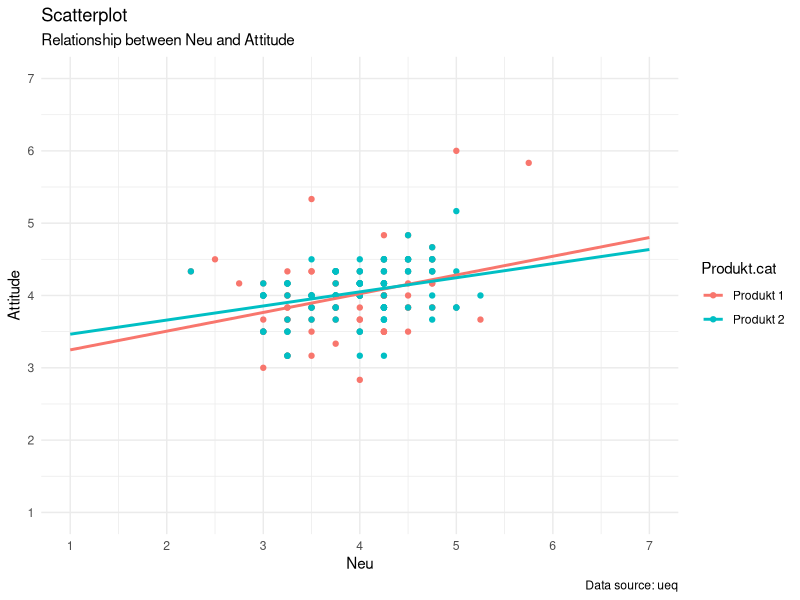

Generate this figure with R: (Note: this script raises an error after producing the figure.)
## ---- chunk 1
knitr::opts_chunk$set(echo = TRUE)
## ---- chunk 2
library(knitr)
library(dplyr)

ueq <- read.csv('UEQ_Two-Products.csv', sep = ";")

ueq <- ueq %>%
  filter(!is.na(gut_schlecht), !is.na(abstoßend_anziehend), !is.na(unangenehm_angenehm), !is.na(attraktiv_unattraktiv), !is.na(sympathisch_unsympathisch), !is.na(kreativ_phantasielos), !is.na(originell_konventionell), !is.na(herkömmlich_neuartig), !is.na(konservativ_innovativ)) %>% #macht na weg
  mutate(
    att = (unerfreulich_erfreulich + gut_schlecht + abstoßend_anziehend + unangenehm_angenehm + attraktiv_unattraktiv + sympathisch_unsympathisch) / 6, #attraktivität
    Produkt.cat = factor(ifelse(Produkt == 1, "Produkt 1", "Produkt 2")), #für ggplot
    neu = (kreativ_phantasielos + originell_konventionell + herkömmlich_neuartig + konservativ_innovativ) / 4 #neuartigkeit
  )

#berechnet dinge, sind genau die gleichen werte wie in abbildung 2.1, sieht man im environment
m1 <- mean(ueq$att[ueq$Produkt == 1]) 
m2 <- mean(ueq$att[ueq$Produkt == 2])
sd1 <- sd(ueq$att[ueq$Produkt == 1])
sd2 <- sd(ueq$att[ueq$Produkt == 2])

t <- t.test(ueq$att[ueq$Produkt == 1], ueq$att[ueq$Produkt == 2])
ta <- t$parameter
ts <- t$statistic
tp <- t$p.value

#abbildung 2.2
c <- cor.test(ueq$neu, ueq$att)
ca <- c$parameter
ce <- c$estimate
cp <- c$p.value
## ---- chunk 3
library(ggplot2)
plot_data <- ggplot(ueq, aes(x = neu, y = att, color = Produkt.cat)) +
  geom_point() +
  geom_smooth(method = "lm", se = FALSE, fullrange = TRUE, expand = c(0, 0)) +
  scale_x_continuous(limits = c(1, 7), breaks = 1:7) +
  scale_y_continuous(limits = c(1, 7), breaks = 1:7) +
  labs(x = "Neu", y = "Attitude", title = "Scatterplot", 
       subtitle = "Relationship between Neu and Attitude",
       caption = "Data source: ueq") +
  theme_minimal()
plot_data
## ---- chunk 4
ggplot(plot_data, aes(x = att, color = "Produkt 1")) +
  geom_errorbar(aes(ymin = min, ymax = max)) +
  geom_point(aes(y = dot))
